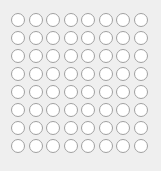
    <widget class="QWidget" name="gridLayoutWidget">
     <property name="geometry">
      <rect>
       <x>40</x>
       <y>50</y>
       <width>161</width>
       <height>171</height>
      </rect>
     </property>
     <layout class="QGridLayout" name="gridUpperLeft">
      <property name="spacing">
       <number>1</number>
      </property>
      <item row="6" column="0">
       <widget class="QRadioButton" name="radioButton_1_10">
        <property name="enabled">
         <bool>true</bool>
        </property>
        <property name="autoFillBackground">
         <bool>true</bool>
        </property>
        <property name="text">
         <string/>
        </property>
        <property name="autoExclusive">
         <bool>false</bool>
        </property>
       </widget>
      </item>
      <item row="0" column="6">
       <widget class="QRadioButton" name="radioButton_7_16">
        <property name="enabled">
         <bool>true</bool>
        </property>
        <property name="autoFillBackground">
         <bool>true</bool>
        </property>
        <property name="text">
         <string/>
        </property>
        <property name="autoExclusive">
         <bool>false</bool>
        </property>
       </widget>
      </item>
      <item row="0" column="4">
       <widget class="QRadioButton" name="radioButton_5_16">
        <property name="enabled">
         <bool>true</bool>
        </property>
        <property name="autoFillBackground">
         <bool>true</bool>
        </property>
        <property name="text">
         <string/>
        </property>
        <property name="autoExclusive">
         <bool>false</bool>
        </property>
       </widget>
      </item>
      <item row="5" column="0">
       <widget class="QRadioButton" name="radioButton_1_11">
        <property name="enabled">
         <bool>true</bool>
        </property>
        <property name="autoFillBackground">
         <bool>true</bool>
        </property>
        <property name="text">
         <string/>
        </property>
        <property name="autoExclusive">
         <bool>false</bool>
        </property>
       </widget>
      </item>
      <item row="0" column="5">
       <widget class="QRadioButton" name="radioButton_6_16">
        <property name="enabled">
         <bool>true</bool>
        </property>
        <property name="autoFillBackground">
         <bool>true</bool>
        </property>
        <property name="text">
         <string/>
        </property>
        <property name="autoExclusive">
         <bool>false</bool>
        </property>
       </widget>
      </item>
      <item row="0" column="1">
       <widget class="QRadioButton" name="radioButton_2_16">
        <property name="enabled">
         <bool>true</bool>
        </property>
        <property name="autoFillBackground">
         <bool>true</bool>
        </property>
        <property name="text">
         <string/>
        </property>
        <property name="autoExclusive">
         <bool>false</bool>
        </property>
       </widget>
      </item>
      <item row="1" column="1">
       <widget class="QRadioButton" name="radioButton_2_15">
        <property name="enabled">
         <bool>true</bool>
        </property>
        <property name="autoFillBackground">
         <bool>true</bool>
        </property>
        <property name="text">
         <string/>
        </property>
        <property name="autoExclusive">
         <bool>false</bool>
        </property>
       </widget>
      </item>
      <item row="0" column="2">
       <widget class="QRadioButton" name="radioButton_3_16">
        <property name="enabled">
         <bool>true</bool>
        </property>
        <property name="autoFillBackground">
         <bool>true</bool>
        </property>
        <property name="text">
         <string/>
        </property>
        <property name="autoExclusive">
         <bool>false</bool>
        </property>
       </widget>
      </item>
      <item row="0" column="3">
       <widget class="QRadioButton" name="radioButton_4_16">
        <property name="enabled">
         <bool>true</bool>
        </property>
        <property name="autoFillBackground">
         <bool>true</bool>
        </property>
        <property name="text">
         <string/>
        </property>
        <property name="autoExclusive">
         <bool>false</bool>
        </property>
       </widget>
      </item>
      <item row="7" column="0">
       <widget class="QRadioButton" name="radioButton_1_9">
        <property name="enabled">
         <bool>true</bool>
        </property>
        <property name="autoFillBackground">
         <bool>true</bool>
        </property>
        <property name="text">
         <string/>
        </property>
        <property name="autoExclusive">
         <bool>false</bool>
        </property>
       </widget>
      </item>
      <item row="0" column="0">
       <widget class="QRadioButton" name="radioButton_1_16">
        <property name="enabled">
         <bool>true</bool>
        </property>
        <property name="layoutDirection">
         <enum>Qt::LeftToRight</enum>
        </property>
        <property name="autoFillBackground">
         <bool>true</bool>
        </property>
        <property name="text">
         <string/>
        </property>
        <property name="checked">
         <bool>false</bool>
        </property>
        <property name="autoExclusive">
         <bool>false</bool>
        </property>
       </widget>
      </item>
      <item row="1" column="0">
       <widget class="QRadioButton" name="radioButton_1_15">
        <property name="enabled">
         <bool>true</bool>
        </property>
        <property name="autoFillBackground">
         <bool>true</bool>
        </property>
        <property name="text">
         <string/>
        </property>
        <property name="autoExclusive">
         <bool>false</bool>
        </property>
       </widget>
      </item>
      <item row="2" column="0">
       <widget class="QRadioButton" name="radioButton_1_14">
        <property name="enabled">
         <bool>true</bool>
        </property>
        <property name="autoFillBackground">
         <bool>true</bool>
        </property>
        <property name="text">
         <string/>
        </property>
        <property name="autoExclusive">
         <bool>false</bool>
        </property>
       </widget>
      </item>
      <item row="3" column="0">
       <widget class="QRadioButton" name="radioButton_1_13">
        <property name="enabled">
         <bool>true</bool>
        </property>
        <property name="autoFillBackground">
         <bool>true</bool>
        </property>
        <property name="text">
         <string/>
        </property>
        <property name="autoExclusive">
         <bool>false</bool>
        </property>
       </widget>
      </item>
      <item row="4" column="0">
       <widget class="QRadioButton" name="radioButton_1_12">
        <property name="enabled">
         <bool>true</bool>
        </property>
        <property name="autoFillBackground">
         <bool>true</bool>
        </property>
        <property name="text">
         <string/>
        </property>
        <property name="autoExclusive">
         <bool>false</bool>
        </property>
       </widget>
      </item>
      <item row="0" column="7">
       <widget class="QRadioButton" name="radioButton_8_16">
        <property name="enabled">
         <bool>true</bool>
        </property>
        <property name="autoFillBackground">
         <bool>true</bool>
        </property>
        <property name="text">
         <string/>
        </property>
        <property name="autoExclusive">
         <bool>false</bool>
        </property>
       </widget>
      </item>
      <item row="1" column="2">
       <widget class="QRadioButton" name="radioButton_3_15">
        <property name="enabled">
         <bool>true</bool>
        </property>
        <property name="autoFillBackground">
         <bool>true</bool>
        </property>
        <property name="text">
         <string/>
        </property>
        <property name="autoExclusive">
         <bool>false</bool>
        </property>
       </widget>
      </item>
      <item row="1" column="3">
       <widget class="QRadioButton" name="radioButton_4_15">
        <property name="enabled">
         <bool>true</bool>
        </property>
        <property name="autoFillBackground">
         <bool>true</bool>
        </property>
        <property name="text">
         <string/>
        </property>
        <property name="autoExclusive">
         <bool>false</bool>
        </property>
       </widget>
      </item>
      <item row="1" column="4">
       <widget class="QRadioButton" name="radioButton_5_15">
        <property name="enabled">
         <bool>true</bool>
        </property>
        <property name="autoFillBackground">
         <bool>true</bool>
        </property>
        <property name="text">
         <string/>
        </property>
        <property name="autoExclusive">
         <bool>false</bool>
        </property>
       </widget>
      </item>
      <item row="2" column="1">
       <widget class="QRadioButton" name="radioButton_2_14">
        <property name="enabled">
         <bool>true</bool>
        </property>
        <property name="autoFillBackground">
         <bool>true</bool>
        </property>
        <property name="text">
         <string/>
        </property>
        <property name="autoExclusive">
         <bool>false</bool>
        </property>
       </widget>
      </item>
      <item row="2" column="2">
       <widget class="QRadioButton" name="radioButton_3_14">
        <property name="enabled">
         <bool>true</bool>
        </property>
        <property name="autoFillBackground">
         <bool>true</bool>
        </property>
        <property name="text">
         <string/>
        </property>
        <property name="autoExclusive">
         <bool>false</bool>
        </property>
       </widget>
      </item>
      <item row="2" column="3">
       <widget class="QRadioButton" name="radioButton_4_14">
        <property name="enabled">
         <bool>true</bool>
        </property>
        <property name="autoFillBackground">
         <bool>true</bool>
        </property>
        <property name="text">
         <string/>
        </property>
        <property name="autoExclusive">
         <bool>false</bool>
        </property>
       </widget>
      </item>
      <item row="2" column="4">
       <widget class="QRadioButton" name="radioButton_5_14">
        <property name="enabled">
         <bool>true</bool>
        </property>
        <property name="autoFillBackground">
         <bool>true</bool>
        </property>
        <property name="text">
         <string/>
        </property>
        <property name="autoExclusive">
         <bool>false</bool>
        </property>
       </widget>
      </item>
      <item row="2" column="5">
       <widget class="QRadioButton" name="radioButton_6_14">
        <property name="enabled">
         <bool>true</bool>
        </property>
        <property name="autoFillBackground">
         <bool>true</bool>
        </property>
        <property name="text">
         <string/>
        </property>
        <property name="autoExclusive">
         <bool>false</bool>
        </property>
       </widget>
      </item>
      <item row="2" column="6">
       <widget class="QRadioButton" name="radioButton_7_14">
        <property name="enabled">
         <bool>true</bool>
        </property>
        <property name="autoFillBackground">
         <bool>true</bool>
        </property>
        <property name="text">
         <string/>
        </property>
        <property name="autoExclusive">
         <bool>false</bool>
        </property>
       </widget>
      </item>
      <item row="1" column="5">
       <widget class="QRadioButton" name="radioButton_6_15">
        <property name="enabled">
         <bool>true</bool>
        </property>
        <property name="autoFillBackground">
         <bool>true</bool>
        </property>
        <property name="text">
         <string/>
        </property>
        <property name="autoExclusive">
         <bool>false</bool>
        </property>
       </widget>
      </item>
      <item row="1" column="6">
       <widget class="QRadioButton" name="radioButton_7_15">
        <property name="enabled">
         <bool>true</bool>
        </property>
        <property name="autoFillBackground">
         <bool>true</bool>
        </property>
        <property name="text">
         <string/>
        </property>
        <property name="autoExclusive">
         <bool>false</bool>
        </property>
       </widget>
      </item>
      <item row="1" column="7">
       <widget class="QRadioButton" name="radioButton_8_15">
        <property name="enabled">
         <bool>true</bool>
        </property>
        <property name="autoFillBackground">
         <bool>true</bool>
        </property>
        <property name="text">
         <string/>
        </property>
        <property name="autoExclusive">
         <bool>false</bool>
        </property>
       </widget>
      </item>
      <item row="3" column="1">
       <widget class="QRadioButton" name="radioButton_2_13">
        <property name="enabled">
         <bool>true</bool>
        </property>
        <property name="autoFillBackground">
         <bool>true</bool>
        </property>
        <property name="text">
         <string/>
        </property>
        <property name="autoExclusive">
         <bool>false</bool>
        </property>
       </widget>
      </item>
      <item row="3" column="2">
       <widget class="QRadioButton" name="radioButton_3_13">
        <property name="enabled">
         <bool>true</bool>
        </property>
        <property name="autoFillBackground">
         <bool>true</bool>
        </property>
        <property name="text">
         <string/>
        </property>
        <property name="autoExclusive">
         <bool>false</bool>
        </property>
       </widget>
      </item>
      <item row="3" column="3">
       <widget class="QRadioButton" name="radioButton_4_13">
        <property name="enabled">
         <bool>true</bool>
        </property>
        <property name="autoFillBackground">
         <bool>true</bool>
        </property>
        <property name="text">
         <string/>
        </property>
        <property name="autoExclusive">
         <bool>false</bool>
        </property>
       </widget>
      </item>
      <item row="3" column="4">
       <widget class="QRadioButton" name="radioButton_5_13">
        <property name="enabled">
         <bool>true</bool>
        </property>
        <property name="autoFillBackground">
         <bool>true</bool>
        </property>
        <property name="text">
         <string/>
        </property>
        <property name="autoExclusive">
         <bool>false</bool>
        </property>
       </widget>
      </item>
      <item row="3" column="5">
       <widget class="QRadioButton" name="radioButton_6_13">
        <property name="enabled">
         <bool>true</bool>
        </property>
        <property name="autoFillBackground">
         <bool>true</bool>
        </property>
        <property name="text">
         <string/>
        </property>
        <property name="autoExclusive">
         <bool>false</bool>
        </property>
       </widget>
      </item>
      <item row="3" column="6">
       <widget class="QRadioButton" name="radioButton_7_13">
        <property name="enabled">
         <bool>true</bool>
        </property>
        <property name="autoFillBackground">
         <bool>true</bool>
        </property>
        <property name="text">
         <string/>
        </property>
        <property name="autoExclusive">
         <bool>false</bool>
        </property>
       </widget>
      </item>
      <item row="3" column="7">
       <widget class="QRadioButton" name="radioButton_8_13">
        <property name="enabled">
         <bool>true</bool>
        </property>
        <property name="autoFillBackground">
         <bool>true</bool>
        </property>
        <property name="text">
         <string/>
        </property>
        <property name="autoExclusive">
         <bool>false</bool>
        </property>
       </widget>
      </item>
      <item row="2" column="7">
       <widget class="QRadioButton" name="radioButton_8_14">
        <property name="enabled">
         <bool>true</bool>
        </property>
        <property name="autoFillBackground">
         <bool>true</bool>
        </property>
        <property name="text">
         <string/>
        </property>
        <property name="autoExclusive">
         <bool>false</bool>
        </property>
       </widget>
      </item>
      <item row="4" column="1">
       <widget class="QRadioButton" name="radioButton_2_12">
        <property name="enabled">
         <bool>true</bool>
        </property>
        <property name="autoFillBackground">
         <bool>true</bool>
        </property>
        <property name="text">
         <string/>
        </property>
        <property name="autoExclusive">
         <bool>false</bool>
        </property>
       </widget>
      </item>
      <item row="4" column="2">
       <widget class="QRadioButton" name="radioButton_3_12">
        <property name="enabled">
         <bool>true</bool>
        </property>
        <property name="autoFillBackground">
         <bool>true</bool>
        </property>
        <property name="text">
         <string/>
        </property>
        <property name="autoExclusive">
         <bool>false</bool>
        </property>
       </widget>
      </item>
      <item row="4" column="3">
       <widget class="QRadioButton" name="radioButton_4_12">
        <property name="enabled">
         <bool>true</bool>
        </property>
        <property name="autoFillBackground">
         <bool>true</bool>
        </property>
        <property name="text">
         <string/>
        </property>
        <property name="autoExclusive">
         <bool>false</bool>
        </property>
       </widget>
      </item>
      <item row="4" column="4">
       <widget class="QRadioButton" name="radioButton_5_12">
        <property name="enabled">
         <bool>true</bool>
        </property>
        <property name="autoFillBackground">
         <bool>true</bool>
        </property>
        <property name="text">
         <string/>
        </property>
        <property name="autoExclusive">
         <bool>false</bool>
        </property>
       </widget>
      </item>
      <item row="4" column="5">
       <widget class="QRadioButton" name="radioButton_6_12">
        <property name="enabled">
         <bool>true</bool>
        </property>
        <property name="autoFillBackground">
         <bool>true</bool>
        </property>
        <property name="text">
         <string/>
        </property>
        <property name="autoExclusive">
         <bool>false</bool>
        </property>
       </widget>
      </item>
      <item row="4" column="6">
       <widget class="QRadioButton" name="radioButton_7_12">
        <property name="enabled">
         <bool>true</bool>
        </property>
        <property name="autoFillBackground">
         <bool>true</bool>
        </property>
        <property name="text">
         <string/>
        </property>
        <property name="autoExclusive">
         <bool>false</bool>
        </property>
       </widget>
      </item>
      <item row="4" column="7">
       <widget class="QRadioButton" name="radioButton_8_12">
        <property name="enabled">
         <bool>true</bool>
        </property>
        <property name="autoFillBackground">
         <bool>true</bool>
        </property>
        <property name="text">
         <string/>
        </property>
        <property name="autoExclusive">
         <bool>false</bool>
        </property>
       </widget>
      </item>
      <item row="5" column="1">
       <widget class="QRadioButton" name="radioButton_2_11">
        <property name="enabled">
         <bool>true</bool>
        </property>
        <property name="autoFillBackground">
         <bool>true</bool>
        </property>
        <property name="text">
         <string/>
        </property>
        <property name="autoExclusive">
         <bool>false</bool>
        </property>
       </widget>
      </item>
      <item row="5" column="2">
       <widget class="QRadioButton" name="radioButton_3_11">
        <property name="enabled">
         <bool>true</bool>
        </property>
        <property name="autoFillBackground">
         <bool>true</bool>
        </property>
        <property name="text">
         <string/>
        </property>
        <property name="autoExclusive">
         <bool>false</bool>
        </property>
       </widget>
      </item>
      <item row="5" column="3">
       <widget class="QRadioButton" name="radioButton_4_11">
        <property name="enabled">
         <bool>true</bool>
        </property>
        <property name="autoFillBackground">
         <bool>true</bool>
        </property>
        <property name="text">
         <string/>
        </property>
        <property name="autoExclusive">
         <bool>false</bool>
        </property>
       </widget>
      </item>
      <item row="5" column="4">
       <widget class="QRadioButton" name="radioButton_5_11">
        <property name="enabled">
         <bool>true</bool>
        </property>
        <property name="autoFillBackground">
         <bool>true</bool>
        </property>
        <property name="text">
         <string/>
        </property>
        <property name="autoExclusive">
         <bool>false</bool>
        </property>
       </widget>
      </item>
      <item row="5" column="5">
       <widget class="QRadioButton" name="radioButton_6_11">
        <property name="enabled">
         <bool>true</bool>
        </property>
        <property name="autoFillBackground">
         <bool>true</bool>
        </property>
        <property name="text">
         <string/>
        </property>
        <property name="autoExclusive">
         <bool>false</bool>
        </property>
       </widget>
      </item>
      <item row="5" column="6">
       <widget class="QRadioButton" name="radioButton_7_11">
        <property name="enabled">
         <bool>true</bool>
        </property>
        <property name="autoFillBackground">
         <bool>true</bool>
        </property>
        <property name="text">
         <string/>
        </property>
        <property name="autoExclusive">
         <bool>false</bool>
        </property>
       </widget>
      </item>
      <item row="5" column="7">
       <widget class="QRadioButton" name="radioButton_8_11">
        <property name="enabled">
         <bool>true</bool>
        </property>
        <property name="autoFillBackground">
         <bool>true</bool>
        </property>
        <property name="text">
         <string/>
        </property>
        <property name="autoExclusive">
         <bool>false</bool>
        </property>
       </widget>
      </item>
      <item row="6" column="1">
       <widget class="QRadioButton" name="radioButton_2_10">
        <property name="enabled">
         <bool>true</bool>
        </property>
        <property name="autoFillBackground">
         <bool>true</bool>
        </property>
        <property name="text">
         <string/>
        </property>
        <property name="autoExclusive">
         <bool>false</bool>
        </property>
       </widget>
      </item>
      <item row="6" column="2">
       <widget class="QRadioButton" name="radioButton_3_10">
        <property name="enabled">
         <bool>true</bool>
        </property>
        <property name="autoFillBackground">
         <bool>true</bool>
        </property>
        <property name="text">
         <string/>
        </property>
        <property name="autoExclusive">
         <bool>false</bool>
        </property>
       </widget>
      </item>
      <item row="6" column="3">
       <widget class="QRadioButton" name="radioButton_4_10">
        <property name="enabled">
         <bool>true</bool>
        </property>
        <property name="autoFillBackground">
         <bool>true</bool>
        </property>
        <property name="text">
         <string/>
        </property>
        <property name="autoExclusive">
         <bool>false</bool>
        </property>
       </widget>
      </item>
      <item row="6" column="4">
       <widget class="QRadioButton" name="radioButton_5_10">
        <property name="enabled">
         <bool>true</bool>
        </property>
        <property name="autoFillBackground">
         <bool>true</bool>
        </property>
        <property name="text">
         <string/>
        </property>
        <property name="autoExclusive">
         <bool>false</bool>
        </property>
       </widget>
      </item>
      <item row="6" column="5">
       <widget class="QRadioButton" name="radioButton_6_10">
        <property name="enabled">
         <bool>true</bool>
        </property>
        <property name="autoFillBackground">
         <bool>true</bool>
        </property>
        <property name="text">
         <string/>
        </property>
        <property name="autoExclusive">
         <bool>false</bool>
        </property>
       </widget>
      </item>
      <item row="6" column="6">
       <widget class="QRadioButton" name="radioButton_7_10">
        <property name="enabled">
         <bool>true</bool>
        </property>
        <property name="autoFillBackground">
         <bool>true</bool>
        </property>
        <property name="text">
         <string/>
        </property>
        <property name="autoExclusive">
         <bool>false</bool>
        </property>
       </widget>
      </item>
      <item row="6" column="7">
       <widget class="QRadioButton" name="radioButton_8_10">
        <property name="enabled">
         <bool>true</bool>
        </property>
        <property name="autoFillBackground">
         <bool>true</bool>
        </property>
        <property name="text">
         <string/>
        </property>
        <property name="autoExclusive">
         <bool>false</bool>
        </property>
       </widget>
      </item>
      <item row="7" column="1">
       <widget class="QRadioButton" name="radioButton_2_9">
        <property name="enabled">
         <bool>true</bool>
        </property>
        <property name="autoFillBackground">
         <bool>true</bool>
        </property>
        <property name="text">
         <string/>
        </property>
        <property name="autoExclusive">
         <bool>false</bool>
        </property>
       </widget>
      </item>
      <item row="7" column="2">
       <widget class="QRadioButton" name="radioButton_3_9">
        <property name="enabled">
         <bool>true</bool>
        </property>
        <property name="autoFillBackground">
         <bool>true</bool>
        </property>
        <property name="text">
         <string/>
        </property>
        <property name="autoExclusive">
         <bool>false</bool>
        </property>
       </widget>
      </item>
      <item row="7" column="3">
       <widget class="QRadioButton" name="radioButton_4_9">
        <property name="enabled">
         <bool>true</bool>
        </property>
        <property name="autoFillBackground">
         <bool>true</bool>
        </property>
        <property name="text">
         <string/>
        </property>
        <property name="autoExclusive">
         <bool>false</bool>
        </property>
       </widget>
      </item>
      <item row="7" column="4">
       <widget class="QRadioButton" name="radioButton_5_9">
        <property name="enabled">
         <bool>true</bool>
        </property>
        <property name="autoFillBackground">
         <bool>true</bool>
        </property>
        <property name="text">
         <string/>
        </property>
        <property name="autoExclusive">
         <bool>false</bool>
        </property>
       </widget>
      </item>
      <item row="7" column="5">
       <widget class="QRadioButton" name="radioButton_6_9">
        <property name="enabled">
         <bool>true</bool>
        </property>
        <property name="autoFillBackground">
         <bool>true</bool>
        </property>
        <property name="text">
         <string/>
        </property>
        <property name="autoExclusive">
         <bool>false</bool>
        </property>
       </widget>
      </item>
      <item row="7" column="6">
       <widget class="QRadioButton" name="radioButton_7_9">
        <property name="enabled">
         <bool>true</bool>
        </property>
        <property name="autoFillBackground">
         <bool>true</bool>
        </property>
        <property name="text">
         <string/>
        </property>
        <property name="autoExclusive">
         <bool>false</bool>
        </property>
       </widget>
      </item>
      <item row="7" column="7">
       <widget class="QRadioButton" name="radioButton_8_9">
        <property name="enabled">
         <bool>true</bool>
        </property>
        <property name="autoFillBackground">
         <bool>true</bool>
        </property>
        <property name="text">
         <string/>
        </property>
        <property name="autoExclusive">
         <bool>false</bool>
        </property>
       </widget>
      </item>
     </layout>
    </widget>
